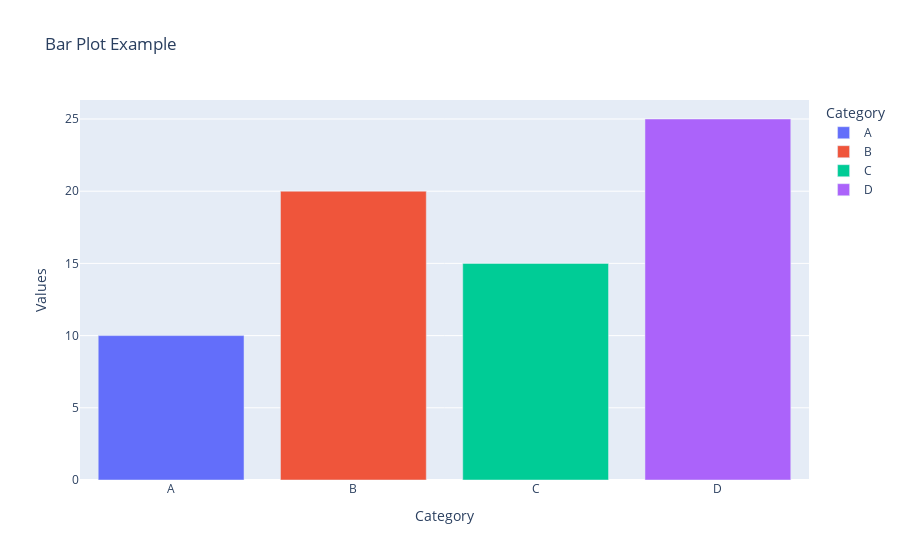

Notebook source saved alongside this figure:
### Code cell
#5. A Generate a bar plot using Plotly.

import plotly.express as px  
import pandas as pd  


df = pd.DataFrame({  
    'Category': ['A', 'B', 'C', 'D'],  
    'Values': [10, 20, 15, 25]  
})  

# Create a bar plot  
fig = px.bar(df, x='Category', y='Values', title="Bar Plot Example", color='Category')  
  
fig.show()

### Figure 1 — Plotly figure (JSON) as saved in the notebook; plotly's stock layout.template omitted (floating-point values rounded to 4 significant figures)
{"data": [{"hovertemplate": "Category=%{x}<br>Values=%{y}<extra></extra>", "legendgroup": "A", "marker": {"color": "#636efa", "pattern": {"shape": ""}}, "name": "A", "orientation": "v", "showlegend": true, "textposition": "auto", "type": "bar", "x": ["A"], "xaxis": "x", "y": [10], "yaxis": "y"}, {"hovertemplate": "Category=%{x}<br>Values=%{y}<extra></extra>", "legendgroup": "B", "marker": {"color": "#EF553B", "pattern": {"shape": ""}}, "name": "B", "orientation": "v", "showlegend": true, "textposition": "auto", "type": "bar", "x": ["B"], "xaxis": "x", "y": [20], "yaxis": "y"}, {"hovertemplate": "Category=%{x}<br>Values=%{y}<extra></extra>", "legendgroup": "C", "marker": {"color": "#00cc96", "pattern": {"shape": ""}}, "name": "C", "orientation": "v", "showlegend": true, "textposition": "auto", "type": "bar", "x": ["C"], "xaxis": "x", "y": [15], "yaxis": "y"}, {"hovertemplate": "Category=%{x}<br>Values=%{y}<extra></extra>", "legendgroup": "D", "marker": {"color": "#ab63fa", "pattern": {"shape": ""}}, "name": "D", "orientation": "v", "showlegend": true, "textposition": "auto", "type": "bar", "x": ["D"], "xaxis": "x", "y": [25], "yaxis": "y"}], "layout": {"barmode": "relative", "legend": {"title": {"text": "Category"}, "tracegroupgap": 0}, "title": {"text": "Bar Plot Example"}, "xaxis": {"anchor": "y", "categoryarray": ["A", "B", "C", "D"], "categoryorder": "array", "domain": [0, 1], "title": {"text": "Category"}}, "yaxis": {"anchor": "x", "domain": [0, 1], "title": {"text": "Values"}}}}
